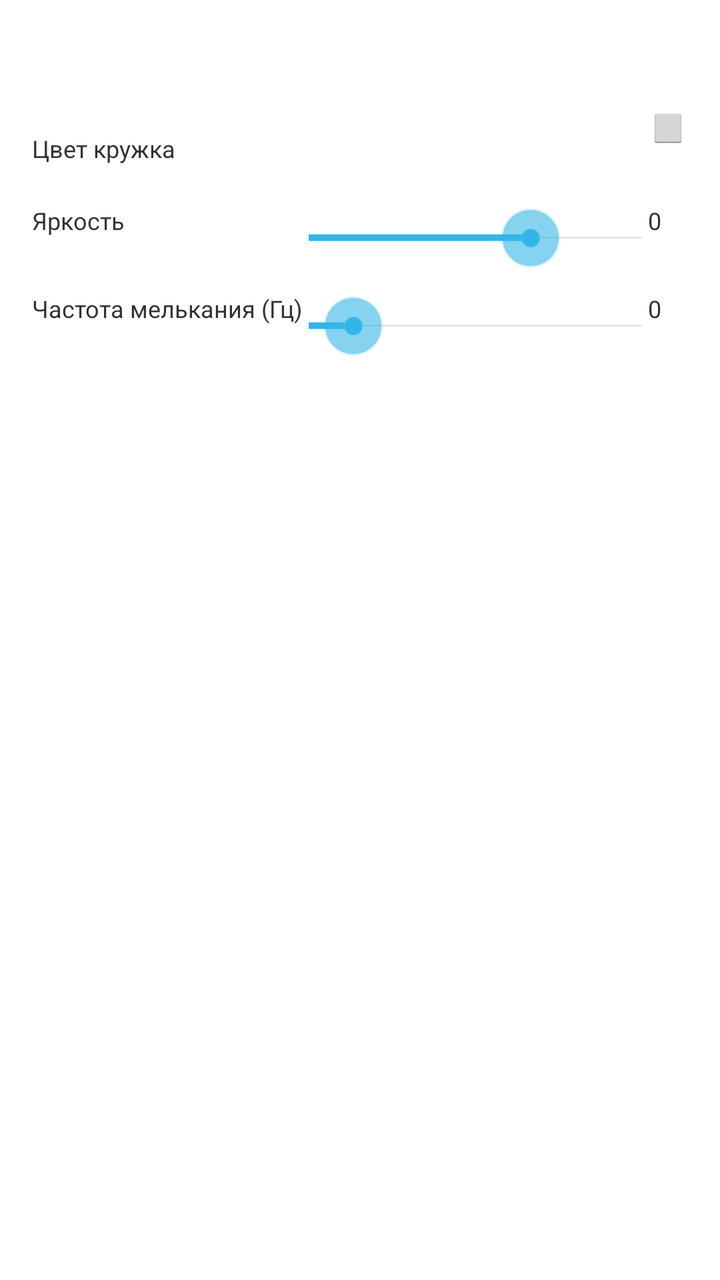
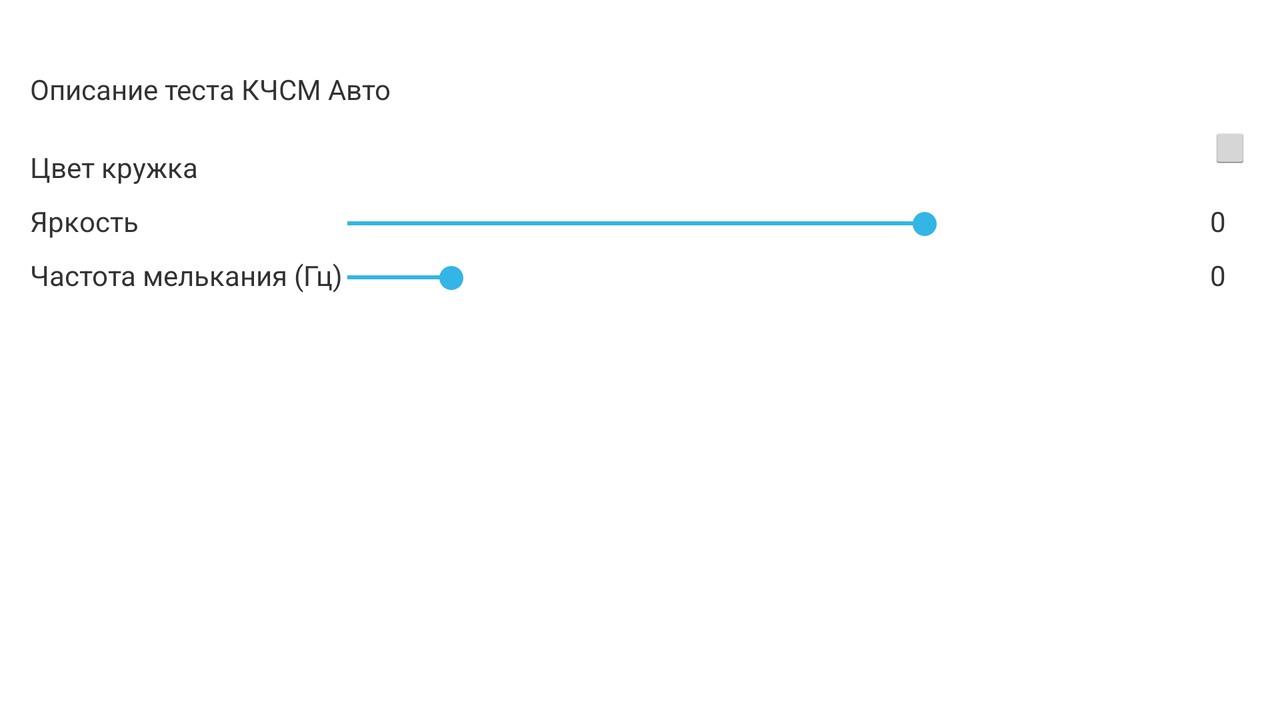

First picture: res/layout/ on a phone held upright. Second picture: the repository's own variant of that layout, on a device whose configuration matches the variant's folder. Source for both follows.
<!-- AndroidManifest.xml: application theme AppTheme -->
<!-- res/layout/fragment_tab_three.xml -->
<?xml version="1.0" encoding="utf-8"?>
<LinearLayout xmlns:android="http://schemas.android.com/apk/res/android"
    xmlns:tools="http://schemas.android.com/tools"
    android:id="@+id/activity_tab_three"
    android:layout_width="match_parent"
    android:layout_height="match_parent"
    android:paddingBottom="@dimen/landscape_activity_vertical_margin"
    android:paddingLeft="@dimen/landscape_activity_horizontal_margin"
    android:paddingRight="@dimen/landscape_activity_horizontal_margin"
    android:paddingTop="@dimen/landscape_tabs_vertical_offset"
    android:orientation="vertical"
    tools:context="layout.TabThreeFragment">

    <TableLayout
        android:layout_width="match_parent"
        android:layout_height="match_parent">

        <TableRow
            android:layout_width="match_parent"
            android:layout_height="match_parent">
            <Space
                android:layout_width="1dp"
                android:layout_height="@dimen/space_between_buttons_and_seek_bars"
                />
        </TableRow>

        <TableRow
            android:layout_width="match_parent"
            android:layout_height="match_parent" >

            <TextView
                android:text="Цвет кружка"
                android:layout_width="wrap_content"
                android:layout_height="wrap_content"
                android:id="@+id/textView2"
                android:layout_centerVertical="true"
                android:layout_alignParentStart="true"
                android:layout_margin="1dip"
                android:textSize="@dimen/text_view_size"
                />

            <Space
                android:layout_width="20dp"
                android:layout_height="@dimen/vertical_space_of_color_chooser"

                android:padding="1dip"
                android:layout_margin="1dip"
                android:layout_weight="1"
                />

            <Button
                android:layout_width="@dimen/color_button_width"
                android:layout_height="@dimen/color_button_height"
                android:id="@+id/buttonColor"
                android:text=""

                style="@style/AlertDialog.AppCompat"
                android:layout_alignParentTop="true"
                android:layout_alignParentEnd="true"
                android:layout_margin="1dip"
                />

        </TableRow>

        <TableRow
            android:layout_width="match_parent"
            android:layout_height="match_parent">
            <Space
                android:layout_width="1dp"
                android:layout_height="@dimen/space_between_buttons_and_seek_bars"
                />
        </TableRow>



        <TableRow
            android:layout_width="match_parent"
            android:layout_height="match_parent" >

            <TextView
                android:text="Яркость"
                android:layout_width="wrap_content"
                android:layout_height="wrap_content"
                android:layout_alignParentStart="true"
                android:layout_margin="1dip"
                android:id="@+id/textView3"
                android:textSize="@dimen/text_view_size"
                />

            <SeekBar
                style="@style/CustomSeekBar"
                android:layout_width="120dp"
                android:layout_height="wrap_content"
                android:max="12"

                android:progress="8"
                android:id="@+id/sbBrightness"
                android:layout_alignParentTop="true"
                android:layout_toEndOf="@id/textView3"
                android:padding="1dip"
                android:layout_margin="1dip"
                android:layout_weight="1"
                />

            <TextView
                android:text="0"
                android:layout_width="wrap_content"
                android:layout_height="wrap_content"
                android:id="@+id/teBrightness"
                android:elevation="1dp"
                android:layout_alignParentTop="true"
                android:layout_alignParentEnd="true"
                android:layout_margin="1dip"
                android:textSize="@dimen/text_view_size"
                />
        </TableRow>


        <TableRow
            android:layout_width="match_parent"
            android:layout_height="match_parent">
            <Space
                android:layout_width="1dp"
                android:layout_height="@dimen/space_between_seek_bars"
                />
        </TableRow>

        <TableRow
            android:layout_width="match_parent"
            android:layout_height="match_parent" >

            <TextView
                android:text="Частота мелькания (Гц)"
                android:layout_width="wrap_content"
                android:layout_height="wrap_content"
                android:layout_alignParentStart="true"
                android:layout_margin="1dip"
                android:id="@+id/textView5"
                android:textSize="@dimen/text_view_size"
                />

            <SeekBar
                style="@style/CustomSeekBar"
                android:layout_width="120dp"
                android:layout_height="wrap_content"
                android:max="75"
                android:progress="10"
                android:id="@+id/sbFrequency"
                android:layout_alignParentTop="true"
                android:layout_toEndOf="@id/textView5"
                android:padding="1dip"
                android:layout_margin="1dip"
                android:layout_weight="1"
                />

            <TextView
                android:text="0"
                android:layout_width="wrap_content"
                android:layout_height="wrap_content"
                android:id="@+id/teFrequency"
                android:elevation="1dp"
                android:layout_alignParentTop="true"
                android:layout_alignParentEnd="true"
                android:layout_margin="1dip"
                android:textSize="@dimen/text_view_size"
                />
        </TableRow>
        <TableRow
            android:layout_width="match_parent"
            android:layout_height="match_parent">
            <Space
                android:layout_width="1dp"
                android:layout_height="@dimen/space_between_buttons_and_seek_bars"
                />
        </TableRow>
    </TableLayout>


</LinearLayout>
<!-- resources referenced by this layout -->
<resources>
  <dimen name="color_button_height">20sp</dimen>
  <dimen name="color_button_width">20sp</dimen>
  <dimen name="landscape_activity_horizontal_margin">15dp</dimen>
  <dimen name="landscape_activity_vertical_margin">15dp</dimen>
  <dimen name="landscape_tabs_vertical_offset">35dp</dimen>
  <dimen name="space_between_buttons_and_seek_bars">18sp</dimen>
  <dimen name="space_between_seek_bars">8sp</dimen>
  <dimen name="text_view_size">12sp</dimen>
  <dimen name="vertical_space_of_color_chooser">28sp</dimen>
  <style name="AppTheme" parent="android:Theme.Holo.Light.DarkActionBar">
          
      </style>
</resources>
<!-- res/layout-land/fragment_tab_three.xml (the repository's variant of the layout above) -->
<!-- drawn on the phone turned sideways -->
<?xml version="1.0" encoding="utf-8"?>
<LinearLayout xmlns:android="http://schemas.android.com/apk/res/android"
    xmlns:tools="http://schemas.android.com/tools"
    android:id="@+id/activity_tab_three"
    android:layout_width="match_parent"
    android:layout_height="match_parent"
    android:paddingBottom="@dimen/landscape_activity_vertical_margin"
    android:paddingLeft="@dimen/landscape_activity_horizontal_margin"
    android:paddingRight="@dimen/landscape_activity_horizontal_margin"
    android:paddingTop="@dimen/landscape_tabs_vertical_offset"
    android:orientation="vertical"
    tools:context="layout.TabThreeFragment">

    <TextView
        android:text="Описание теста КЧСМ Авто"
        android:layout_width="wrap_content"
        android:layout_height="wrap_content"
        android:id="@+id/textView"
        />


    <TableLayout
        android:layout_width="match_parent"
        android:layout_height="match_parent">
        <TableRow
            android:layout_width="match_parent"
            android:layout_height="match_parent">
            <Space
                android:layout_width="1dp"
                android:layout_height="10dp"
                />
        </TableRow>

        <TableRow
            android:layout_width="match_parent"
            android:layout_height="match_parent" />

        <TableRow
            android:layout_width="match_parent"
            android:layout_height="match_parent" >

            <TextView
                android:text="Цвет кружка"
                android:layout_width="wrap_content"
                android:layout_height="wrap_content"
                android:id="@+id/textView2"
                android:layout_centerVertical="true"
                android:layout_alignParentStart="true" />

            <Space
                android:layout_width="20dp"
                android:layout_height="30dp"

                android:padding="1dip"
                android:layout_margin="1dip"
                android:layout_weight="1"
                />

            <Button
                android:layout_width="@dimen/color_button_width"
                android:layout_height="@dimen/color_button_height"
                android:id="@+id/buttonColor"
                android:text=""

                style="@style/AlertDialog.AppCompat"
                android:layout_alignParentTop="true"
                android:layout_alignParentEnd="true" />

        </TableRow>

        <TableRow
            android:layout_width="match_parent"
            android:layout_height="match_parent">
            <Space
                android:layout_width="1dp"
                android:layout_height="5dp"
                />
        </TableRow>



        <TableRow
            android:layout_width="match_parent"
            android:layout_height="match_parent" >

            <TextView
                android:text="Яркость"
                android:layout_width="wrap_content"
                android:layout_height="wrap_content"
                android:layout_alignParentStart="true"
                android:id="@+id/textView3" />

            <SeekBar
                style="@style/Widget.AppCompat.SeekBar.Discrete"
                android:layout_width="120dp"
                android:layout_height="wrap_content"
                android:max="12"

                android:progress="8"
                android:id="@+id/sbBrightness"
                android:layout_alignParentTop="true"
                android:layout_toEndOf="@+id/textView4"
                android:padding="1dip"
                android:layout_margin="1dip"
                android:layout_weight="1"
                />

            <TextView
                android:text="0"
                android:layout_width="wrap_content"
                android:layout_height="wrap_content"
                android:id="@+id/teBrightness"
                android:elevation="1dp"
                android:layout_alignParentTop="true"
                android:layout_alignParentEnd="true"

                />
        </TableRow>


        <TableRow
            android:layout_width="match_parent"
            android:layout_height="match_parent">
            <Space
                android:layout_width="1dp"
                android:layout_height="5dp"
                />
        </TableRow>

        <TableRow
            android:layout_width="match_parent"
            android:layout_height="match_parent" >

            <TextView
                android:text="Частота мелькания (Гц)"
                android:layout_width="wrap_content"
                android:layout_height="wrap_content"
                android:layout_alignParentStart="true"
                android:id="@+id/textView5" />

            <SeekBar
                style="@style/Widget.AppCompat.SeekBar.Discrete"
                android:layout_width="120dp"
                android:layout_height="wrap_content"
                android:max="75"
                android:progress="10"
                android:id="@+id/sbFrequency"
                android:layout_alignParentTop="true"
                android:layout_toEndOf="@+id/textView5"
                android:padding="1dip"
                android:layout_margin="1dip"
                android:layout_weight="1"
                />

            <TextView
                android:text="0"
                android:layout_width="wrap_content"
                android:layout_height="wrap_content"
                android:id="@+id/teFrequency"
                android:elevation="1dp"
                android:layout_alignParentTop="true"
                android:layout_alignParentEnd="true"

                />
        </TableRow>
    </TableLayout>
</LinearLayout>
<!-- resources referenced by the variant -->
<!-- as the phone turned sideways resolves them -->
<resources>
  <dimen name="color_button_height">20sp</dimen>
  <dimen name="color_button_width">20sp</dimen>
  <dimen name="landscape_activity_horizontal_margin">15dp</dimen>
  <dimen name="landscape_activity_vertical_margin">15dp</dimen>
  <dimen name="landscape_tabs_vertical_offset">35dp</dimen>
  <style name="AppTheme" parent="android:Theme.Holo.Light.DarkActionBar">
          
      </style>
</resources>
